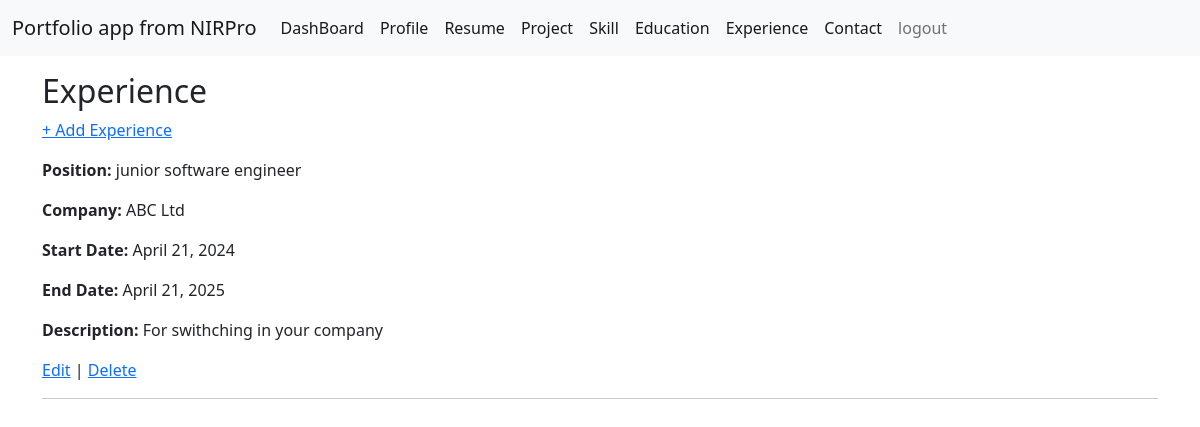
/experience/ (signed in), run on the app's committed database.
### portfolio/models.py (models this page shows, shortened)
class Experience(models.Model):
    user = models.ForeignKey(User,on_delete=models.CASCADE,null=True)
    company = models.CharField(max_length=200)
    position = models.CharField(max_length=200)
    start_date = models.DateField()
    end_date = models.DateField(null=True,blank=True)
    description = models.TextField()

### portfolio/views.py (the view)
# urls.py: path('experience/',experience_page,name='experience_page'),
@login_required
def experience_page(request):
    experience_data=Experience.objects.filter(
        user=request.user
    ).order_by('-id')
    return render(
        request,
        'experience.html',
        {'experience_data':experience_data}
    )

### portfolio/templates/experience.html
{% extends 'master/base.html' %}
{% block content %}
<h2>Experience</h2>
<p><a href="{% url 'add_experience_page' %}">+ Add Experience</a></p>
{% for ex in experience_data %}
<p><b>Position:</b> {{ ex.position }}</p>
<p><b>Company:</b> {{ ex.company }}</p>
<p><b>Start Date:</b> {{ ex.start_date }}</p>
<p><b>End Date:</b> {{ ex.end_date|default:"Present" }}</p>
<p><b>Description:</b> {{ ex.description }}</p>
<p>
    <a href="{% url 'update_experience_page' ex.id %}">Edit</a> |
    <a href="{% url 'delete_experience_page' ex.id %}">Delete</a>
</p>
<hr>
{% empty %}
<p>No experience found</p>
{% endfor %}
{% endblock %}

### data on the page
Experience: position "junior software engineer", company "ABC Ltd", start_date "April 21, 2024", end_date "April 21, 2025", description "For swithching in your company"
